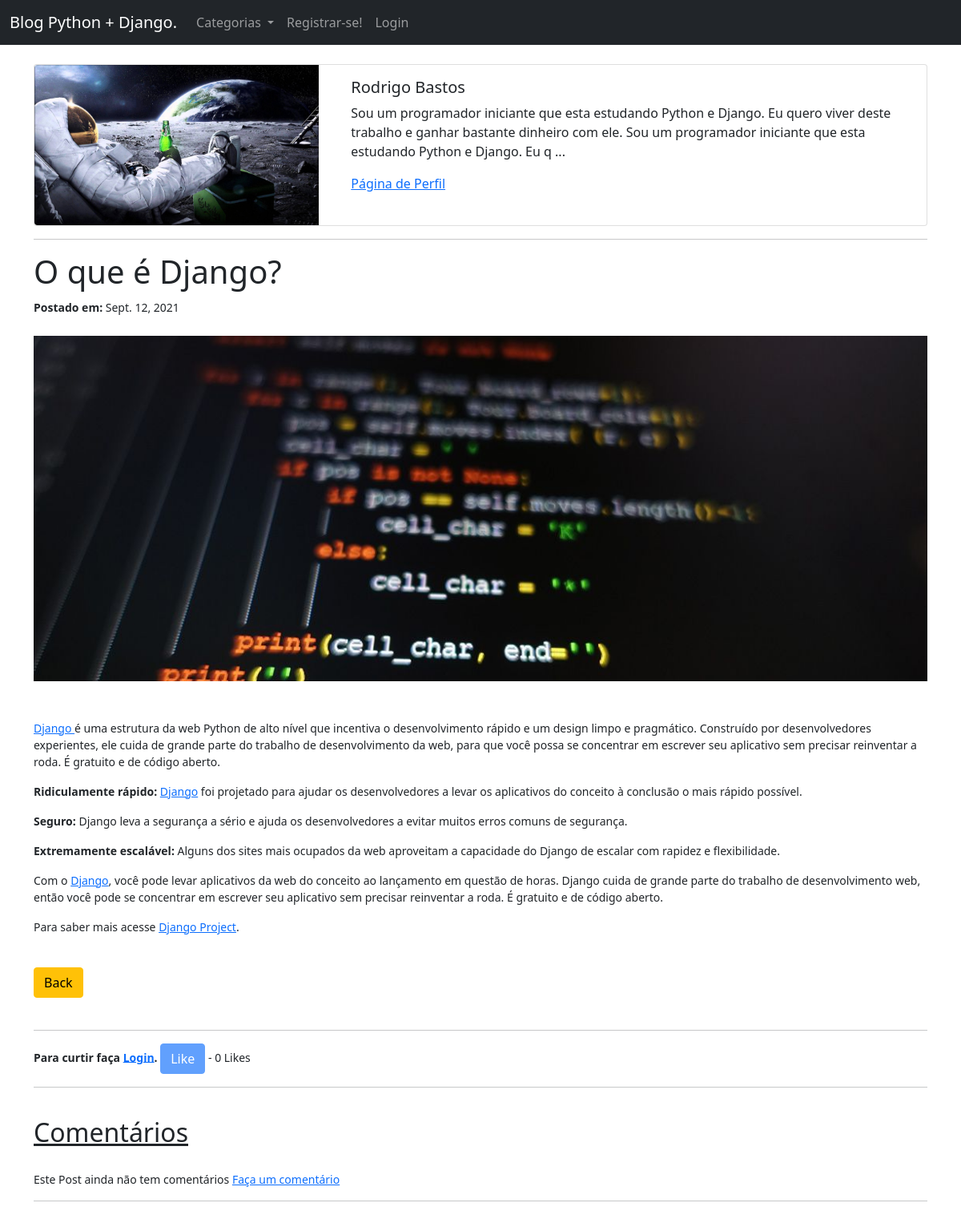
The page /article/34 on the database its author committed.
### MeuBlog/models.py (models this page shows, shortened)
class Post(models.Model):
    title = models.CharField(max_length=255)
    header_image = models.ImageField(null=True, blank=True, upload_to="images/")
    title_tag = models.CharField(max_length=255, default=" ")
    author = models.ForeignKey(User, on_delete=models.CASCADE)
    body = RichTextField(blank=True, null=True)
    post_date = models.DateField(auto_now_add=True)
    category = models.CharField(max_length=255, default='coding')
    snippet = models.CharField(max_length=255)
    likes = ManyToManyField(User, related_name='blog_posts')
    def total_likes(self):
        return self.likes.count()

class Profile(models.Model):
    user = models.OneToOneField(User, null=True, on_delete=models.CASCADE)
    bio = models.TextField()
    profile_pic = models.ImageField(null=True, blank=True, upload_to="images/profile")
    website_url = models.CharField(max_length=255, null=True, blank=True)
    facebook_url = models.CharField(max_length=255, null=True, blank=True)
    twitter_url = models.CharField(max_length=255, null=True, blank=True)
    instagram_url = models.CharField(max_length=255, null=True, blank=True)
    pinterest_url = models.CharField(max_length=255, null=True, blank=True)

### MeuBlog/views.py (the view)
# urls.py: path('article/<int:pk>', ArticleDetailView.as_view(), name='article-detail'),
class ArticleDetailView(DetailView):
    model = Post
    template_name = 'article_details.html'
    def get_context_data(self, *args, **kwargs):
        cat_menu = Category.objects.all()
        context = super(ArticleDetailView, self).get_context_data(*args, **kwargs)
        stuff = get_object_or_404(Post, id=self.kwargs['pk'])
        total_likes = stuff.total_likes()
        liked = False
        if stuff.likes.filter(id=self.request.user.id).exists():
            liked  = True
        context["cat_menu"] = cat_menu
        context["total_likes"] = total_likes
        context["liked"] = liked
        return context

### MeuBlog/models.py (called while the page is built)
    def __str__(self):
        return self.name

### MeuBlog/templates/article_details.html (shortened to what this page needs)
{% extends 'base.html' %}
{% load static %}
{% block content %}
{% if post.author.profile.id %}
    <div class="card mb-3">
        <div class="row no-gutters">
        <div class="col-md-4">
            {% if post.author.profile.profile_pic %}
                <img src="{{ post.author.profile.profile_pic.url }}" class="img-fluid rounded-start">
            {% else %}
                <img src="{% static 'MeuBlog/images/profile.jpg' %}" class="img-fluid rounded-start">
            {% endif %}
        </div>
        <div class="col-md-8">
            <div class="card-body">
            <h5 class="card-title">{{ post.author.first_name }} {{ post.author.last_name }}</h5>
            <p class="card-text"> {{ post.author.profile.bio|slice:":200"|safe }}  ...</p>
            <p class="text-muted">
                <a href="{% url 'show_proflie_page' post.author.profile.id %}">Página de Perfil</a>
            </p>
            </div>
        </div>
        </div>
    </div>
{% else %}
    <strong>Aqui você pode mostrar seu perfil.
        Para criar um perfil clique <a href="{% url 'create_profile_page' %}">aqui</a>
    </strong>
</br></br>
{% endif %}
    <hr>
    <h1>{{ post.title }}</h1>
    <small><strong>Postado em:</strong>
        {{ post.post_date }}
        <br/>
    <br/>
{% if post.header_image %}
    <img src="{{ post.header_image.url }}" width="100%" class="d-block w-100">
{% endif %}
<br/><br/>
{{ post.body|safe }}
<br/>
<a href="{% url 'home' %}" class="btn btn-warning">
Back</a>
<br/>
<br/>
<hr>
<form action="{% url 'like_post' post.pk %}" method="POST">
    {% if user.is_authenticated %}
        {% if liked %}
            <button type="submit", name="post_id", value="{{ post.id }}", class="btn btn-danger btn-sm">Unlike</button>
        {% else %}
            <button type="submit", name="post_id", value="{{ post.id }}", class="btn btn-primary btn-sm">Like</button>
        {% endif %}
    {% else %}
        <strong> Para curtir faça <a href="{% url 'login' %}">Login</a>. </strong>
        <button type="submit", name="post_id", value="{{ post.id }}", class="btn btn-primary disabled">Like</button>
    {% endif %} - {{ total_likes }} Likes
<hr>
<h2><u>Comentários</u></h2>
<br/>
{% if not post.comments.all %}
    Este Post ainda não tem comentários <a href="{% url 'add_comments' post.pk %}">Faça um comentário</a>
{% endif %}
<hr>
<br>
<br>
</form>
{% endblock %}

### rows shown on the page
Post: author.profile.profile_pic (picture), author.first_name "Rodrigo", author.last_name "Bastos", author.profile.bio "Sou um programador iniciante que esta estudando Python e Django. Eu quero viver deste trabalho e ganhar bastante dinheiro com ele. Sou um programador iniciante que esta estudando Python e Django. Eu q", title "O que é Django?", post_date "Sept. 12, 2021", header_image (picture), body "Django é uma estrutura da web Python de alto nível que incentiva o desenvolvimento rápido e um design limpo e pragmático. Construído por desenvolvedores experientes, ele cuida de grande parte do trabalho de desenvolvimento da web, para que você possa se concentrar em escrever seu aplicativo sem precisar reinventar a roda. É gratuito e de código aberto. Ridiculamente rápido: Django foi projetado para ajudar os desenvolvedores a levar os aplicativos do conceito à conclusão o mais rápido possível. Seguro: Django leva a segurança a sério e ajuda os desenvolvedores a evitar muitos erros comuns de segurança. Extremamente escalável: Alguns dos sites mais ocupados da web aproveitam a capacidade do…"

### other values the page prints
{{ total_likes }} "0"
